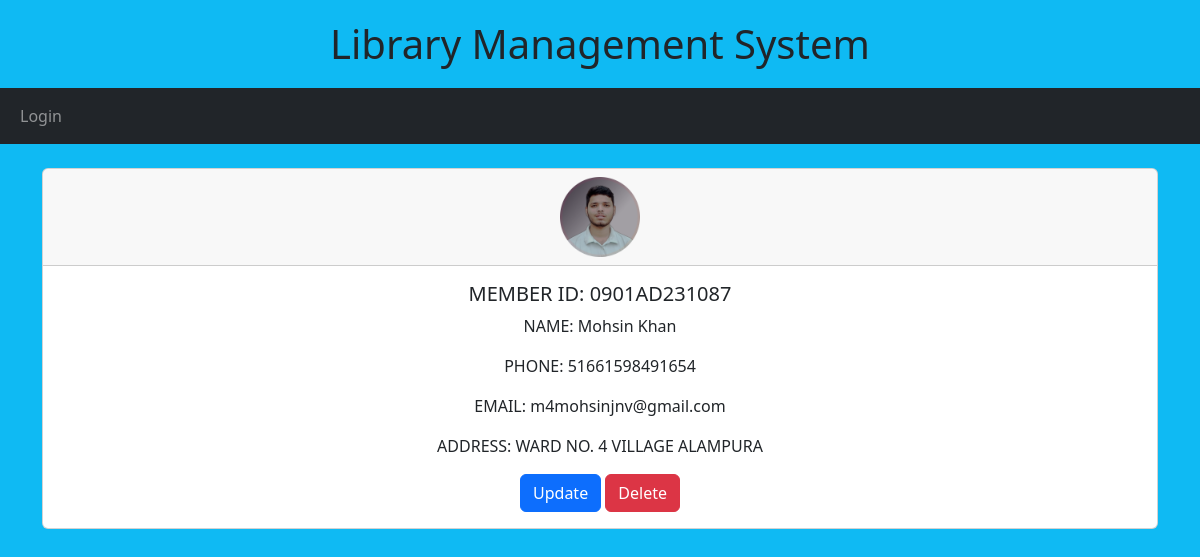
Page /member/8/ on the committed database.
### library/models.py (models this page shows, shortened)
class Member(models.Model):
    image = models.ImageField(upload_to='image/', null=True, blank=True)
    memberID = models.CharField(max_length=12, null=False, blank=False, unique=True)
    first_name = models.CharField(max_length=100, null=False, blank=False)
    last_name = models.CharField(max_length=100, null=False, blank=False)
    email = models.EmailField(max_length=150, null=True, blank=True)
    phone = models.CharField(max_length=15, null=True, blank=True)
    address = models.TextField(null=True, blank=True)
    class Meta:
        ordering = ['first_name', 'last_name']
        db_table = 'members'
        verbose_name = 'Member'
        verbose_name_plural = 'Members'

### library/views.py (the view)
# urls.py: path('member/<int:pk>/', views.member, name='member'),
def member(request, pk):
    member_ = Member.objects.get(pk = pk)
    return render(request, 'member.html', {'member' : member_})

### library/templates/member.html
{% extends 'base.html' %}
{% block content %}
    <div class="card text-center">
        <div class="card-header">
          {% if member.image %}
          <img src="{{member.image.url}}" alt="{{ member.memberID }}" style="height: 80px; width: 80px;">
          {% else %}
              <img src=" " alt="{{ member.memberID }}" style="height: 80px; width: 80px;">
          {% endif %}
        </div>
        <div class="card-body">
          <h5 class="card-title">MEMBER ID: {{member.memberID}}</h5>
          <p class="card-text">NAME: {{member.first_name}} {{member.last_name}}</p>
          <p class="card-text">PHONE: {{member.phone}}</p>
          <p class="card-text">EMAIL: {{member.email}}</p>
          <p class="card-text">ADDRESS: {{member.address}}</p>
          <a href="{% url 'edit' member.id %}" class="btn btn-primary">Update</a>
          <a href="{% url 'delete' member.id %}" class="btn btn-danger">Delete</a>
        </div>
      </div>
{% endblock %}

### library/templates/base.html (style rules this page uses)
body { background-color: #0fbaf3; }

### rows in the picture
Member: image (picture), memberID "0901AD231087", first_name "Mohsin", last_name "Khan", phone "51661598491654", email "m4mohsinjnv@gmail.com", address "WARD NO. 4 VILLAGE ALAMPURA"
